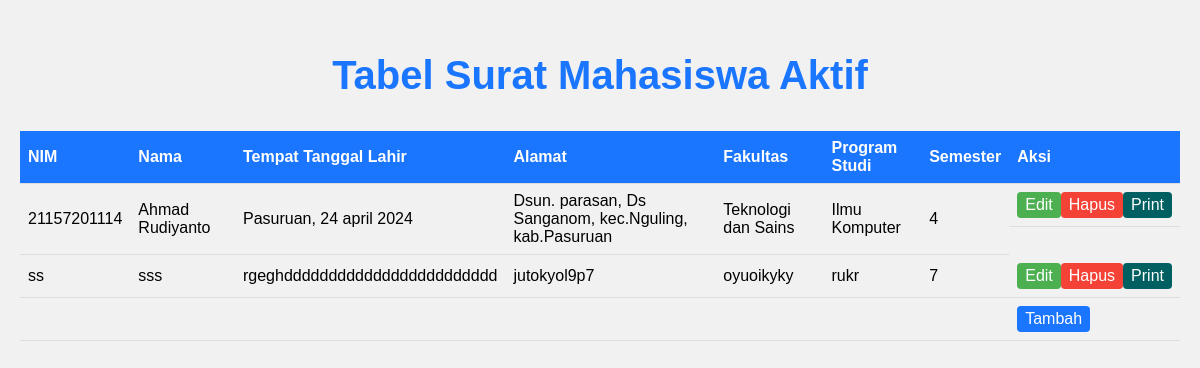
Page /buat/tabel.php on the committed database.
### tables this page shows
CREATE TABLE `surat_mahasiswa_aktif` (
  `nim` varchar(25) NOT NULL,
  `nama` varchar(50) NOT NULL,
  `ttl` varchar(50) NOT NULL,
  `alamat` varchar(100) NOT NULL,
  `fakultas` varchar(50) NOT NULL,
  `prodi` varchar(50) NOT NULL,
  `semester` int(11) NOT NULL
);

### buat/tabel.php (the view, shortened to what this page needs)
<!DOCTYPE html>
<html>
<head>
</head>
<body>
    <h2>Tabel Surat Mahasiswa Aktif</h2>
    <table>
        <tr>
            <th>NIM</th>
            <th>Nama</th>
            <th>Tempat Tanggal Lahir</th>
            <th>Alamat</th>
            <th>Fakultas</th>
            <th>Program Studi</th>
            <th>Semester</th>
            <th>Aksi</th>
        </tr>
        <?php
        $servername = "localhost";
        $username = "root";
        $password = "";
        $dbname = "mahasiswa";
        $conn = new mysqli($servername, $username, $password, $dbname);
        $sql = "SELECT nim, nama, ttl, alamat, fakultas, prodi, semester FROM surat_mahasiswa_aktif";
        $result = $conn->query($sql);
        if ($result->num_rows > 0) {
            while($row = $result->fetch_assoc()) {
                echo "<tr>";
                echo "<td>" . $row["nim"] . "</td>";
                echo "<td>" . $row["nama"] . "</td>";
                echo "<td>" . $row["ttl"] . "</td>";
                echo "<td>" . $row["alamat"] . "</td>";
                echo "<td>" . $row["fakultas"] . "</td>";
                echo "<td>" . $row["prodi"] . "</td>";
                echo "<td>" . $row["semester"] . "</td>";
                echo "<td class='action-buttons'>";
                echo "<a href='#' class='edit'>Edit</a>";
                echo "<a href='#' class='delete'>Hapus</a>";
                echo "<a href='#' class='print'>Print</a>";
                echo "</td>";
                echo "</tr>";
            }
        } else {
            echo "<tr><td colspan='8'>Tidak ada data surat mahasiswa aktif.</td></tr>";
        }
        ?>
        <tr>
            <td colspan="7"></td>
            <td class="action-buttons">
                <a href="#" class="add">Tambah</a>
            </td>
        </tr>
    </table>
</body>
</html>

### buat/tabel.php (style rules this page uses)
body { font-family: Arial, sans-serif; background-color: #f1f1f1; margin: 0; padding: 20px; }
h2 { color: #1a75ff; text-align: center; font-size: 40px; }
table { width: 100%; border-collapse: collapse; margin-top: 20px; }
th, td { padding: 8px; text-align: left; border-bottom: 1px solid #ddd; }
th { background-color: #1a75ff; color: white; }
.action-buttons { display: flex; justify-content: space-between; }
.action-buttons a { text-decoration: none; padding: 4px 8px; color: #fff; border-radius: 4px; }
.edit { background-color: #4CAF50; }
.delete { background-color: #f44336; }
.print { background-color: #005f61; color: #ffffff; }
.add { background-color: #1a75ff; }

### rows in the picture
surat_mahasiswa_aktif: nim "21157201114", nama "Ahmad Rudiyanto", ttl "Pasuruan, 24 april 2024", alamat "Dsun. parasan, Ds Sanganom, kec.Nguling, kab.Pasuruan", fakultas "Teknologi dan Sains", prodi "Ilmu Komputer", semester "4"
surat_mahasiswa_aktif: nim "ss", nama "sss", ttl "rgeghdddddddddddddddddddddddd", alamat "jutokyol9p7", fakultas "oyuoikyky", prodi "rukr", semester "7"
